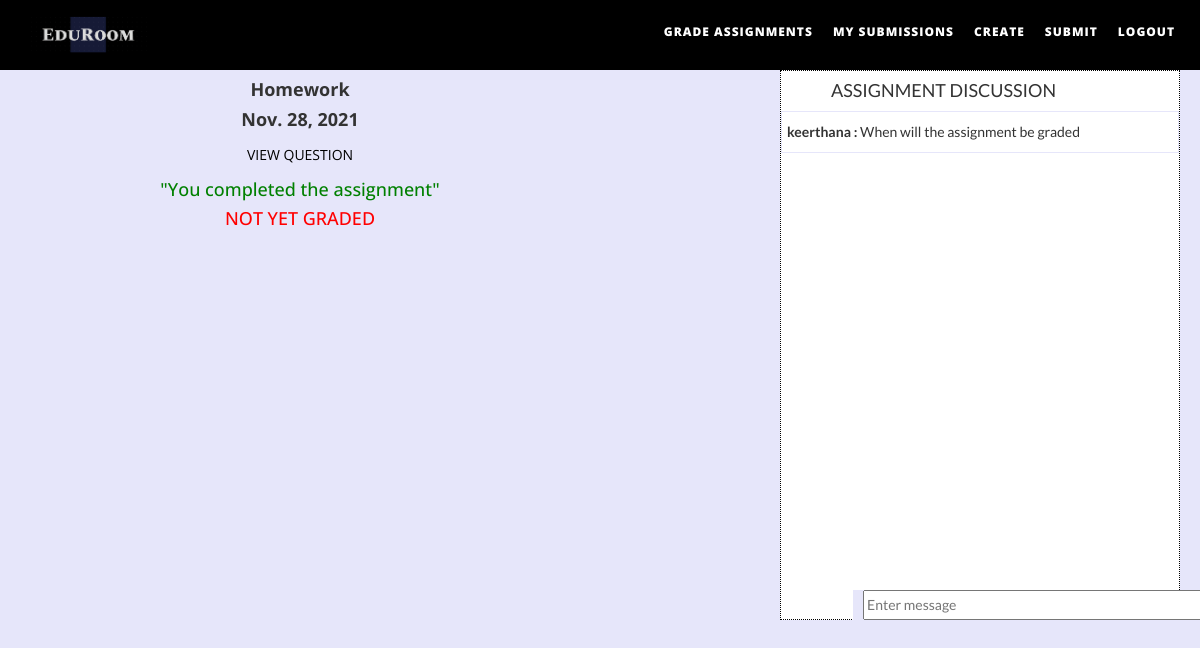
The page /submission-detial/8907 (signed in) on the database its author committed.
### assignments/models.py (models this page shows)
class Assignment(models.Model):
    QTN_CATEGORY=(
    ('Descriptive', 'Descriptive Question'),
    ('Coding', 'Coding question'),
    ('MCQ', 'Multiple Choice Questions'),
    )
    creator = models.ForeignKey(User, on_delete=models.CASCADE,blank=True)
    code= models.IntegerField(primary_key=True, help_text="Unique Code")
    title=models.CharField(max_length=100)
    deadline= models.DateField()
    question_file= models.FileField(upload_to='questions/')
    maximum_marks=models.PositiveIntegerField()

class AssignmentDiscussion(models.Model):
    id=models.IntegerField(primary_key=True)
    code=  models.IntegerField()
    student_name= models.ForeignKey(User, on_delete=models.CASCADE,blank=True)
    message_time=  models.DateTimeField(default=datetime.now, blank=True)
    message= models.TextField()

### assignments/views.py (the view)
# urls.py: path('submission-detial/<int:id>', assignment_views.submissionDetail, name='submission-detail'),
@login_required
def submissionDetail(request,id):
    assign = Assignment.objects.get(code=id)
    submission= Submissions.objects.get(code=id, student_name=request.user)
    msgs= AssignmentDiscussion.objects.filter(code=id).order_by('message_time')
    if submission:
        completed=True
        submission= Submissions.objects.get(code=id, student_name=request.user)
        marks=submission.marks
    else:
        completed=False
        marks=0
    context={
        'assign' : assign,
        'completed':completed,
        'marks':marks,
        'msgs':msgs
    }
    return render(request,'assignments/submission_detail.html',context)

### assignments/templates/assignments/submission_detail.html (shortened to what this page needs)
{% extends "assignments/base.html" %}
{% load static %}
{% load crispy_forms_tags %}
{% block content %}
<body style="background-color:lavender">
   <div style="display: flex;">
      <div style="flex: 1;height:550px">
         <div>
            <center>
               <h4><b>{{assign.title}} </h4>
            </center>
            <center>
               <h4><b>{{assign.deadline}} </h4>
            </center>
            <center><a href="{{assign.question_file.url}}"> VIEW QUESTION</a></center>
            {% if completed%}
            {% if marks %}
            <center>
               <h4 style="color:green"> Points : {{marks}} / {{assign.maximum_marks}} </h4>
            </center>
            {%else%}
            <center>
               <h4 style="color:green"> "You completed the assignment" </h4>
            </center>
            <center>
               <h4 style="color:red"> NOT YET GRADED</h4>
            </center>
            {% endif %}
            {% endif %}
         </div>
      </div>
      <div style="flex: 1;">
         <div>
            <div class="chat">
                <h4 style="margin-left:50px;"> ASSIGNMENT DISCUSSION</h4>
               {% for msg in msgs %}
               <div class="msg">
                  <b>{{msg.student_name }} : </b>
                  {{msg.message}}
               </div>
               {% endfor %}
               <div style="height:40px"></div>
            </div>
            <div class="chat-box">
               <form method="GET" action="{% url 'submit-message' assign.code %}" >
                  <input type="text" name="message" value="{{request.GET.message}}"   placeholder="Enter message"  class="chat-input">
               </form>
            </div>
         </div>
      </div>
   </div>
</body>
{% endblock content %}

### assignments/static/assignments/assets/css/style.css (style rules this page uses)
a:link { text-decoration: none; color: black; }
.chat { background-color: white; width: 400px; height: 550px; border: 1px dotted black; overflow-x: hidden; overflow-y: scroll; float: right; margin-right: 20px; margin-left: 10px; font-family: Lato; }
.chat-box { position: fixed; margin-top: 520px; font-family: Lato; margin-left: 253px; background-color: lavender; }
.chat-input { height: 30px; width: 380px; margin-left: 10px; }
.msg { padding: 5px; border: 1px solid lavender; background-color: white; }

### rows shown on the page
Assignment: title "Homework", deadline "Nov. 28, 2021"
AssignmentDiscussion: student_name "keerthana", message "When will the assignment be graded"
